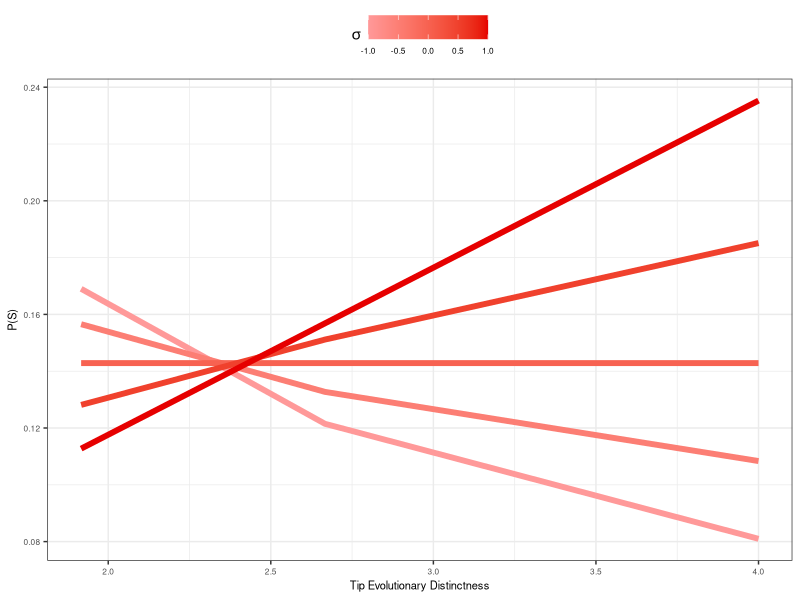

Recreate this plot in R.
library(ggplot2)

ed_vals <- c(rep((1/6 + 1/4 + 1/2 + 1), 4),
             rep((1/6 + 1/2 + 2), 2), 4)

sigs <- c(-1, -0.5, 0, 0.5, 1)
res <- NULL
for(i in 1:length(sigs)) {
  mdfd <- ed_vals^sigs[i]
  res <- c(res, mdfd/(sum(mdfd)))
}
res <- data.frame(p=res, ed=rep(ed_vals, length(sigs)),
                  sig=rep(sigs, each=length(ed_vals)))
p <- ggplot(res, aes(x=ed, y=p, group=sig, colour=sig)) +
  geom_line(size= 2) + theme_bw() +
  scale_colour_gradient(expression(sigma), low='#ff9999', high="#e60000") +
  xlab("Tip Evolutionary Distinctness") + ylab("P(S)") +
  theme(axis.title=element_text(size=8), axis.text=element_text(size=6),
        legend.text=element_text(size=6), legend.position="top")
tiff("~/Desktop/figure.tiff", width=7.5, height=8, units="cm",
     res=1200)
print(p)
dev.off()


